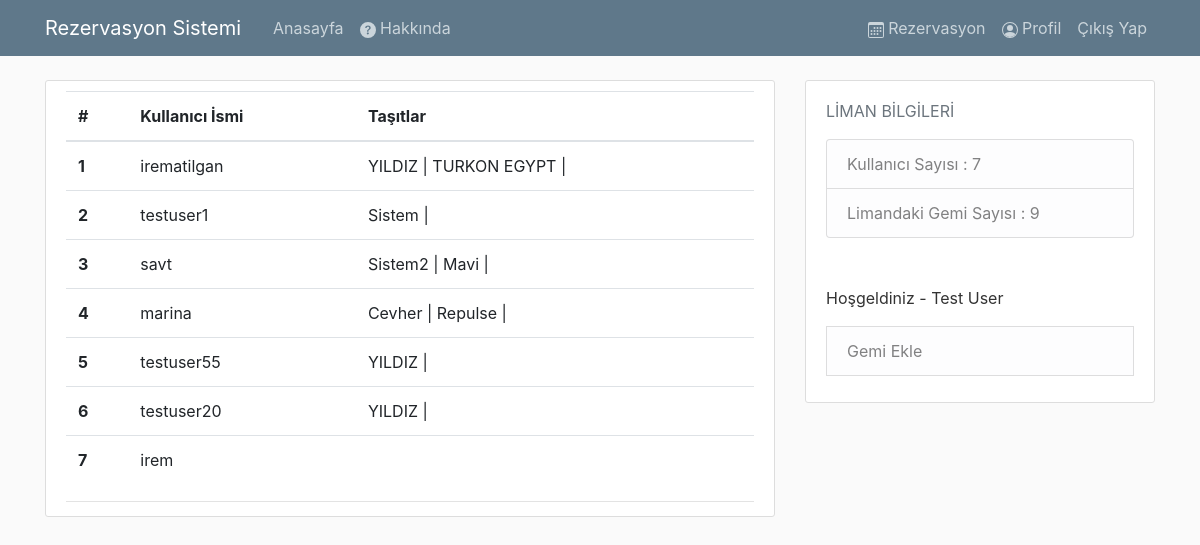
Screenshot of / (signed in) with the database file from the repository.
### rezervasyon/models.py (models this page shows, shortened)
class Gemi(models.Model):
    gemi_id = models.AutoField(primary_key = True,db_column = "Gemi_ID")
    isim = models.CharField(max_length = 20)
    boyut_choices = (
        (50000,'Handysize (35,000 - 50,000 DWT)'),
        (60000,'Supramax (50,000 - 60,000 DWT)'),
        (80000,'Panamax (60,000 - 80,000 DWT)')
    )
    boyut = models.IntegerField(choices= boyut_choices,default = 0)
    gemi_kayit_tarih = models.DateTimeField(default = timezone.now)
    kullanici = models.ForeignKey("Kullanici",on_delete = models.CASCADE,blank = True, null = False)
    class Meta:
        managed = True
        db_table = "Gemi"

### rezervasyon/views.py (the view)
# urls.py: 2. Add a URL to urlpatterns:  path('', views.home, name='home')
def home(request):
    arrayKullanici = []
    arrayGemi = []
    context = {}
    kullanicilar = Kullanici.objects.all()
    gemiler = Gemi.objects.all()
    context = {'Users' : User.objects.all()}
    if Gemi.objects.all() != None:
        Gemis = Gemi.objects.all()
        context2 = {
            'Gemis' : Gemis
        }
        context.update(context2)
        """
        for kullanici in kullanicilar:
            arrayKullanici.append(kullanici.user.username)
            try:
                arrayGemi.append(Gemi.objects.get(pk = kullanici.user.id).isim)
            except Gemi.DoesNotExist:
                arrayGemi.append('')
            dict1 = dict(zip(arrayKullanici,arrayGemi))
            context.update(dict1)

        """
    return render(request,'rezervasyon/anasayfa.html',context)

### rezervasyon/templatetags/tags.py (called while the page is built)
@register.simple_tag
def length_of_gemis(request):
    return len(Gemi.objects.all())

### rezervasyon/templatetags/tags2.py (called while the page is built)
@register.simple_tag
def length_of_kullanicis(request):
    kullanicilar = Kullanici.objects.all()
    users = User.objects.all()
    count = 0
    for user in users:
        count += 1
    return count

### rezervasyon/templates/rezervasyon/anasayfa.html
{%extends 'rezervasyon/base.html'%}
{%block content%}
<article class="media content-section">
    <div class="media-body">
      <div class="article-metadata">
        <table class = "table">
          <thead>
            <tr>
              <th scope="col">#</th>
              <th scope="col">Kullanıcı İsmi</th>
              <th scope="col">Taşıtlar</th>
            </tr>
          </thead>
          <tbody>
            {% for user in Users%}
            <tr>
              <th scope = "row">{{user.id}}</th>
              <td>{{user.username}}</td>
              <td>{%for Gemi in Gemis%}
                  {%if Gemi.kullanici.user.username == user.username %}
                  {{Gemi.isim}} |
                  {% endif %}
                  {%endfor%}
              </td>
            </tr>
            {% endfor %}
          </tbody>
        </table>
        </div>
    </div>
</article>
{%endblock content%}

### rezervasyon/templates/rezervasyon/base.html (shortened to what this page needs)
{% load tags %}
{% load tags2 %}
{%load static%}
<!DOCTYPE html>
<html>
    <head>
       <link rel="stylesheet" href="https://stackpath.bootstrapcdn.com/bootstrap/4.4.1/css/bootstrap.min.css">
       <link rel = "stylesheet" type = 'text/css' href = "{%static 'rezervasyon/main.css'%}">
   </head>
   <body>
       <header class="site-header">
     <nav class="navbar navbar-expand-md navbar-dark bg-steel fixed-top">
       <div class="container">
         <a class="navbar-brand mr-4" href="/">Rezervasyon Sistemi</a>
         <div class="collapse navbar-collapse" id="navbarToggle">
           <div class="navbar-nav mr-auto">
             <a class="nav-item nav-link" href="{% url 'rez-home'%}">Anasayfa</a>
             <a class="nav-item nav-link" href="{% url 'rez-about'%}">
               Hakkında
              </a>
           </div>
           <div class="navbar-nav">
              {% if user.is_authenticated %}
              <a class="nav-item nav-link" href="{% url 'rezervasyon' %}">
                Rezervasyon
              </a>
                <a class="nav-item nav-link" href="{% url 'profil'%}">
                  Profil
                </a>
                <a class="nav-item nav-link" href="{% url 'cikis'%}">Çıkış Yap</a>
              {% else %}
                <a class="nav-item nav-link" href="{% url 'giris'%}">Giriş Yap</a>
                <a class="nav-item nav-link" href="{% url 'kayit'%}">Kayıt Ol</a>
              {% endif %}
           </div>
         </div>
       </div>
     </nav>
       </header>
   <main role="main" class="container">
     <div class="row">
       <div class="col-md-8">
         {% block content %}{% endblock %}
       </div>
       <div class="col-md-4">
        <div class="content-section">
          <p class='text-muted'>LİMAN BİLGİLERİ
            <ul class="list-group">
              <li class="list-group-item list-group-item-light">Kullanıcı Sayısı : {% length_of_kullanicis request %}</li>
              <li class="list-group-item list-group-item-light">Limandaki Gemi Sayısı : {% length_of_gemis request %}</li>
            </ul>
            {% if user.is_authenticated %}
            <div><br><br>
            <p>Hoşgeldiniz - {{user.first_name}} {{user.last_name}}
            </div>
            <a class="list-group-item list-group-item-light" href="{% url 'gemiekle'%}">Gemi Ekle</a>
            {% endif %}
          </p>
        </div>
      </div>
     </div>
   </main>
   </body>
</html>

### rezervasyon/static/rezervasyon/main.css (style rules this page uses)
body { background: #fafafa; color: #333333; margin-top: 5rem; }
ul { margin: 0; }
.bg-steel { background-color: #5f788a; }
.site-header .navbar-nav .nav-link { color: #cbd5db; }
.content-section { background: #ffffff; padding: 10px 20px; border: 1px solid #dddddd; border-radius: 3px; margin-bottom: 20px; }
.article-metadata { padding-bottom: 1px; margin-bottom: 4px; border-bottom: 1px solid #e3e3e3 }

### rows the page displays
Gemi: isim "YILDIZ"
Gemi: isim "TURKON EGYPT"
Gemi: isim "Sistem"
Gemi: isim "Sistem2"
Gemi: isim "Mavi"
Gemi: isim "Cevher"
Gemi: isim "Repulse"
Gemi: isim "YILDIZ"
Gemi: isim "YILDIZ"

### other values shown
{{ user.id }} "1"
{{ user.username }} "irematilgan"
{{ user.id }} "2"
{{ user.username }} "testuser1"
{{ user.id }} "3"
{{ user.username }} "savt"
{{ user.id }} "4"
{{ user.username }} "marina"
{{ user.id }} "5"
{{ user.username }} "testuser55"
{{ user.id }} "6"
{{ user.username }} "testuser20"
{{ user.id }} "7"
{{ user.username }} "irem"
{{ user.first_name }} "Test"
